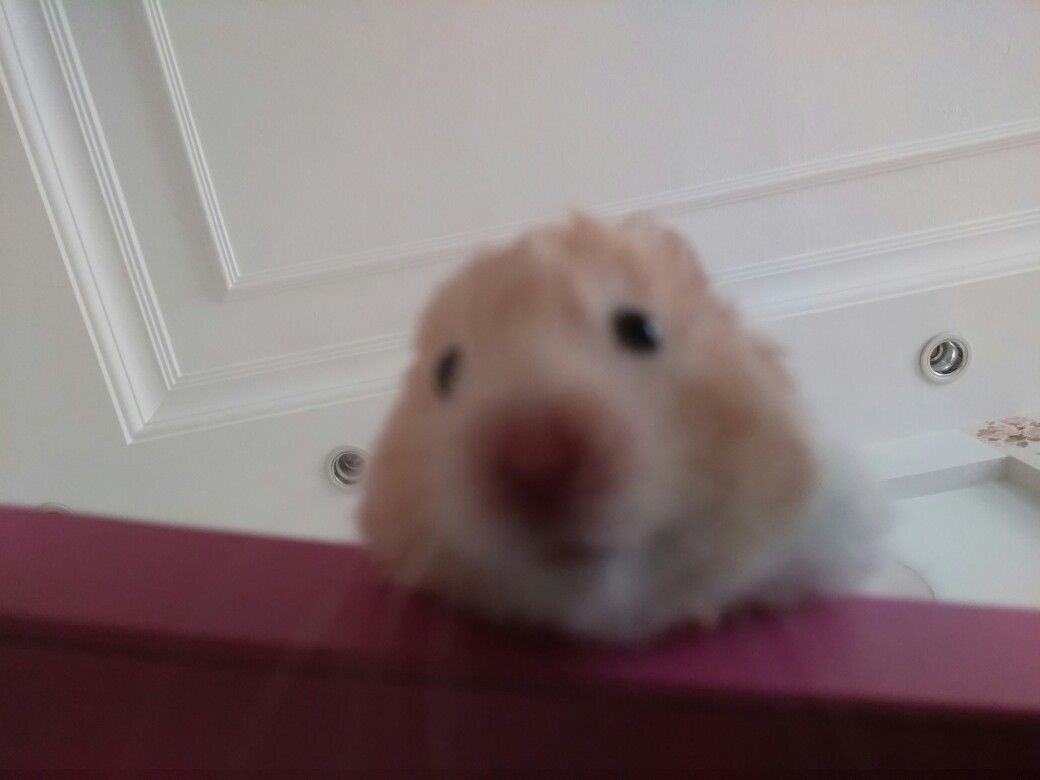
#> input picture 2차시/python/pil-practice/haem.jpg, 1040 x 780 px
$ python main.py
#> lines starting #> are read from the running program, lines starting #| are printed output that depends on the picture
from PIL import Image

image = Image.open("haem.jpg")
#> image is the input picture: PIL image 1040x780 RGB; mean R, G, B 135.4, 121.4, 122.1
image.show()

# STEP ❶. 이미지 열기와 기본 정보 확인
print("이미지 크기:", image.size)
#| 이미지 크기: (1040, 780)
print("이미지 모드:", image.mode)
#| 이미지 모드: RGB
print("이미지 형식:", image.format)
#| 이미지 형식: JPEG

# STEP ❷. 이미지 크기 변경
resized = image.resize((640, 640))
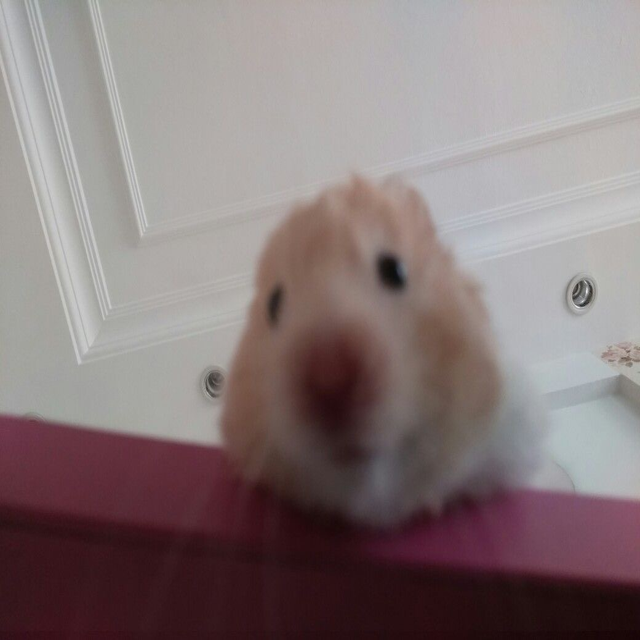
#> resized: PIL image 640x640 RGB; mean R, G, B 135.4, 121.4, 122.1

resized.save("resizedhaem.jpg")
resized.show()

# STEP ❸. 이미지 자르기
cropped = image.crop((300, 200, 900, 700))
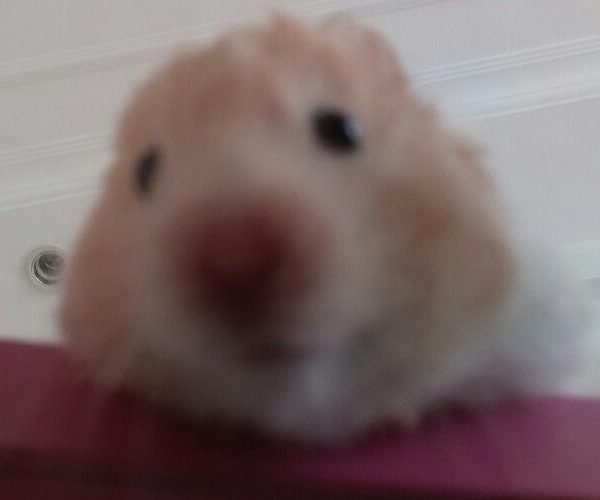
#> cropped: PIL image 600x500 RGB; mean R, G, B 121.9, 103.5, 103.6

cropped.save("croppedhaem.jpg")
cropped.show()

# STEP ❹. 컬러 이미지를 흑백으로 전환
gray_image = image.convert("L")
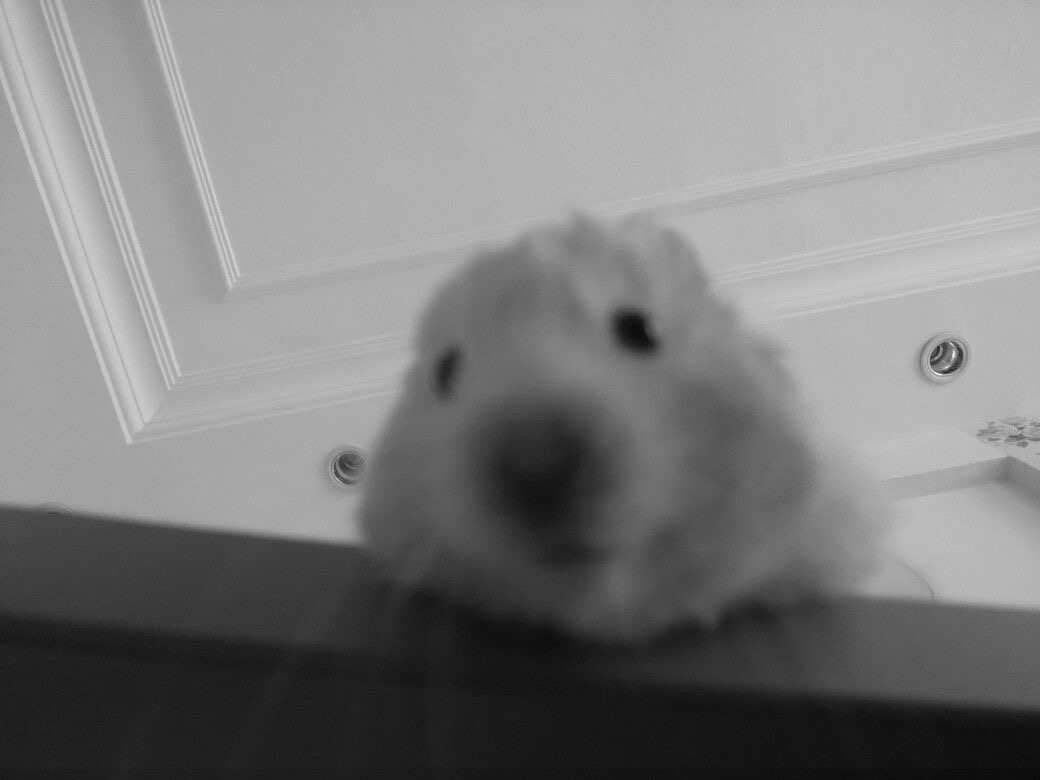
#> gray_image: PIL image 1040x780 L; min 8, max 253, mean 125.6

gray_image.save("grayhaem.jpg")
gray_image.show()
